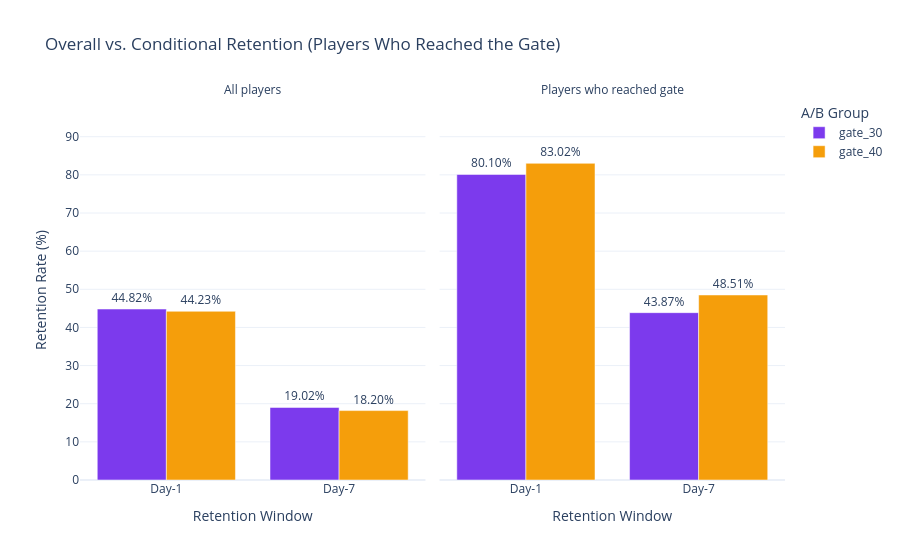

Write notebook code for a chart like this one.
### Code cell
# Compare overall vs conditional retention side by side
overall = (
    df.groupby('version')[['retention_1', 'retention_7']]
    .mean()
    .mul(100)
    .round(2)
    .reset_index()
)
overall['scope'] = 'All players'
cond_retention['scope'] = 'Players who reached gate'

comparison = pd.concat([overall, cond_retention])
comparison_melted = comparison.melt(
    id_vars=['version', 'scope'],
    value_vars=['retention_1', 'retention_7'],
    var_name='metric',
    value_name='retention_rate'
)
comparison_melted['metric'] = comparison_melted['metric'].map({
    'retention_1': 'Day-1', 'retention_7': 'Day-7'
})
comparison_melted['label'] = comparison_melted['version'] + ' | ' + comparison_melted['scope']

fig = px.bar(
    comparison_melted,
    x='metric',
    y='retention_rate',
    color='version',
    facet_col='scope',
    barmode='group',
    color_discrete_map=COLOR_MAP,
    text='retention_rate',
    labels={'retention_rate': 'Retention Rate (%)', 'metric': 'Retention Window', 'version': 'A/B Group'},
    title='Overall vs. Conditional Retention (Players Who Reached the Gate)'
)
fig.update_traces(texttemplate='%{text:.2f}%', textposition='outside')
fig.for_each_annotation(lambda a: a.update(text=a.text.split('=')[-1]))
fig.update_layout(yaxis_range=[0, comparison_melted['retention_rate'].max() * 1.2])
fig.show()

### Figure 1 — Plotly figure (JSON) as saved in the notebook; plotly's stock layout.template omitted (floating-point values rounded to 4 significant figures)
{"data": [{"alignmentgroup": "True", "hovertemplate": "A/B Group=gate_30<br>scope=All players<br>Retention Window=%{x}<br>Retention Rate (%)=%{text}<extra></extra>", "legendgroup": "gate_30", "marker": {"color": "#7C3AED", "pattern": {"shape": ""}}, "name": "gate_30", "offsetgroup": "gate_30", "orientation": "v", "showlegend": true, "text": [44.82, 19.02], "textposition": "outside", "texttemplate": "%{text:.2f}%", "type": "bar", "x": ["Day-1", "Day-7"], "xaxis": "x", "y": [44.82, 19.02], "yaxis": "y"}, {"alignmentgroup": "True", "hovertemplate": "A/B Group=gate_30<br>scope=Players who reached gate<br>Retention Window=%{x}<br>Retention Rate (%)=%{text}<extra></extra>", "legendgroup": "gate_30", "marker": {"color": "#7C3AED", "pattern": {"shape": ""}}, "name": "gate_30", "offsetgroup": "gate_30", "orientation": "v", "showlegend": false, "text": [80.1, 43.87], "textposition": "outside", "texttemplate": "%{text:.2f}%", "type": "bar", "x": ["Day-1", "Day-7"], "xaxis": "x2", "y": [80.1, 43.87], "yaxis": "y2"}, {"alignmentgroup": "True", "hovertemplate": "A/B Group=gate_40<br>scope=All players<br>Retention Window=%{x}<br>Retention Rate (%)=%{text}<extra></extra>", "legendgroup": "gate_40", "marker": {"color": "#F59E0B", "pattern": {"shape": ""}}, "name": "gate_40", "offsetgroup": "gate_40", "orientation": "v", "showlegend": true, "text": [44.23, 18.2], "textposition": "outside", "texttemplate": "%{text:.2f}%", "type": "bar", "x": ["Day-1", "Day-7"], "xaxis": "x", "y": [44.23, 18.2], "yaxis": "y"}, {"alignmentgroup": "True", "hovertemplate": "A/B Group=gate_40<br>scope=Players who reached gate<br>Retention Window=%{x}<br>Retention Rate (%)=%{text}<extra></extra>", "legendgroup": "gate_40", "marker": {"color": "#F59E0B", "pattern": {"shape": ""}}, "name": "gate_40", "offsetgroup": "gate_40", "orientation": "v", "showlegend": false, "text": [83.02, 48.51], "textposition": "outside", "texttemplate": "%{text:.2f}%", "type": "bar", "x": ["Day-1", "Day-7"], "xaxis": "x2", "y": [83.02, 48.51], "yaxis": "y2"}], "layout": {"annotations": [{"font": {}, "showarrow": false, "text": "All players", "x": 0.245, "xanchor": "center", "xref": "paper", "y": 1, "yanchor": "bottom", "yref": "paper"}, {"font": {}, "showarrow": false, "text": "Players who reached gate", "x": 0.755, "xanchor": "center", "xref": "paper", "y": 1, "yanchor": "bottom", "yref": "paper"}], "barmode": "group", "legend": {"title": {"text": "A/B Group"}, "tracegroupgap": 0}, "title": {"text": "Overall vs. Conditional Retention (Players Who Reached the Gate)"}, "xaxis": {"anchor": "y", "domain": [0, 0.49], "title": {"text": "Retention Window"}}, "xaxis2": {"anchor": "y2", "domain": [0.51, 1], "matches": "x", "title": {"text": "Retention Window"}}, "yaxis": {"anchor": "x", "domain": [0, 1], "range": [0, 99.62], "title": {"text": "Retention Rate (%)"}}, "yaxis2": {"anchor": "x2", "domain": [0, 1], "matches": "y", "showticklabels": false}}}
